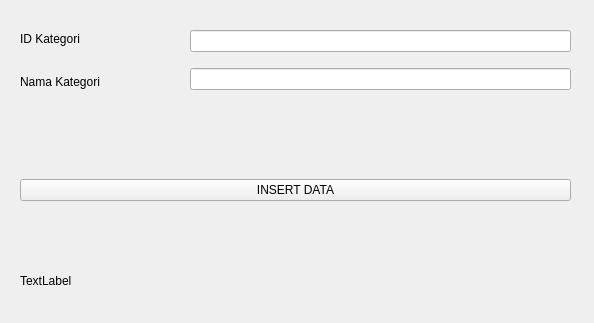
<?xml version="1.0" encoding="UTF-8"?>
<ui version="4.0">
 <class>Kategori</class>
 <widget class="QWidget" name="Kategori">
  <property name="geometry">
   <rect>
    <x>0</x>
    <y>0</y>
    <width>594</width>
    <height>323</height>
   </rect>
  </property>
  <property name="windowTitle">
   <string>Form</string>
  </property>
  <widget class="QWidget" name="horizontalLayoutWidget">
   <property name="geometry">
    <rect>
     <x>20</x>
     <y>150</y>
     <width>551</width>
     <height>80</height>
    </rect>
   </property>
   <layout class="QHBoxLayout" name="horizontalLayout">
    <item>
     <widget class="QPushButton" name="pushButtonInsert">
      <property name="text">
       <string>INSERT DATA</string>
      </property>
     </widget>
    </item>
   </layout>
  </widget>
  <widget class="QLabel" name="labelResult">
   <property name="geometry">
    <rect>
     <x>20</x>
     <y>260</y>
     <width>551</width>
     <height>41</height>
    </rect>
   </property>
   <property name="text">
    <string>TextLabel</string>
   </property>
  </widget>
  <widget class="QWidget" name="verticalLayoutWidget">
   <property name="geometry">
    <rect>
     <x>190</x>
     <y>20</y>
     <width>381</width>
     <height>80</height>
    </rect>
   </property>
   <layout class="QVBoxLayout" name="verticalLayout">
    <item>
     <widget class="QLineEdit" name="lineEditId"/>
    </item>
    <item>
     <widget class="QLineEdit" name="lineEditName"/>
    </item>
   </layout>
  </widget>
  <widget class="QWidget" name="verticalLayoutWidget_2">
   <property name="geometry">
    <rect>
     <x>20</x>
     <y>20</y>
     <width>160</width>
     <height>80</height>
    </rect>
   </property>
   <layout class="QVBoxLayout" name="verticalLayout_2">
    <item>
     <widget class="QLabel" name="labelId">
      <property name="text">
       <string>ID Kategori</string>
      </property>
     </widget>
    </item>
    <item>
     <widget class="QLabel" name="labelName">
      <property name="text">
       <string>Nama Kategori</string>
      </property>
     </widget>
    </item>
   </layout>
  </widget>
 </widget>
 <resources/>
 <connections/>
</ui>
